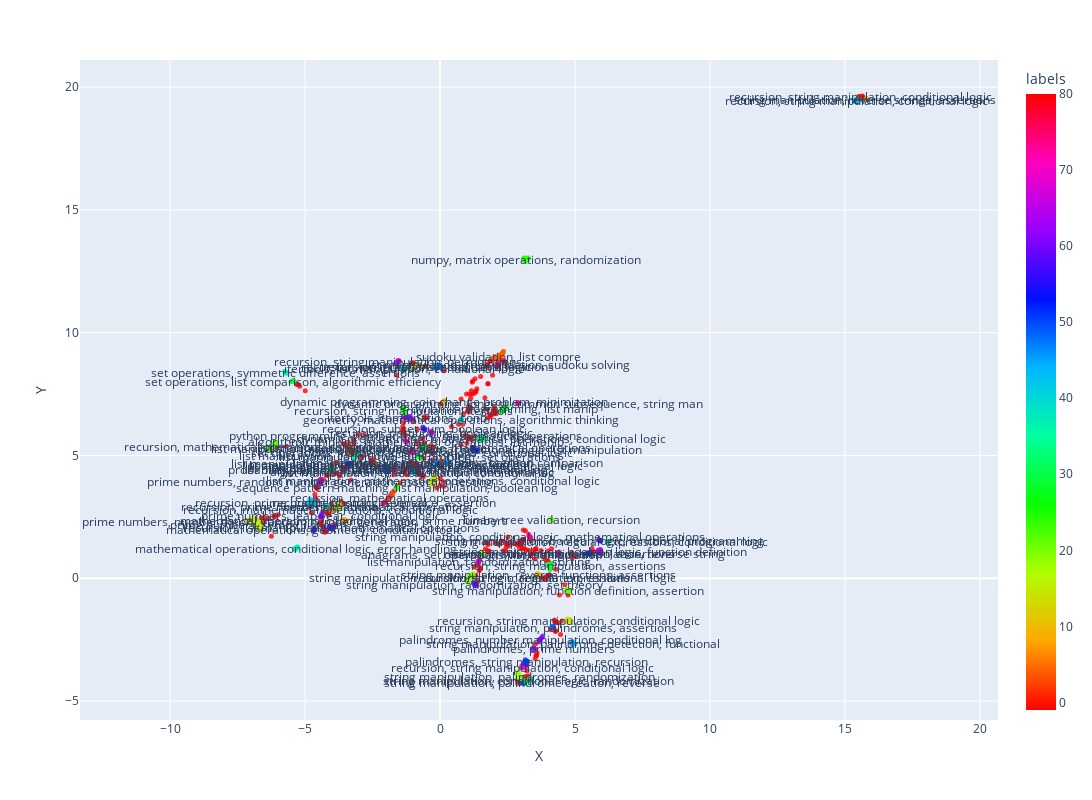

Write notebook code for a chart like this one.
### Code cell
import plotly.express as px

fig = px.scatter(
    df,
    x="X",
    y="Y",
    color="labels",
    hover_data={"content_display": True, "X": False, "Y": False},
    width=1600,
    height=800,
    color_continuous_scale="HSV",
)

fig.update_traces(hovertemplate="%{customdata[0]}<extra></extra>")

fig.update_traces(
    marker=dict(size=5, opacity=0.8),  # color="white"
    selector=dict(mode="markers"),
)

# fig.update_layout(
#     template="plotly_dark",
# )

# show cluster summaries
for label in cc.cluster_summaries.keys():
    if label == -1:
        continue
    summary = cc.cluster_summaries[label]
    position = cc.cluster_centers[label]

    fig.add_annotation(
        x=position[0],
        y=position[1],
        text=summary.split("Educational")[0],
        showarrow=False,
        yshift=0,
    )

fig.show()

### Figure 1 — Plotly figure (JSON) as saved in the notebook; plotly's stock layout.template omitted (floating-point values rounded to 4 significant figures; data arrays with more than 128 entries replaced by an {"elided": "..."} marker saying what was removed)
{"data": [{"customdata": {"elided": "961x1 str values"}, "hovertemplate": "%{customdata[0]}<extra></extra>", "legendgroup": "", "marker": {"color": {"elided": "961 int values"}, "coloraxis": "coloraxis", "opacity": 0.8, "size": 5, "symbol": "circle"}, "mode": "markers", "name": "", "orientation": "v", "showlegend": false, "type": "scatter", "x": {"elided": "961 float values"}, "xaxis": "x", "y": {"elided": "961 float values"}, "yaxis": "y"}], "layout": {"annotations": [{"showarrow": false, "text": "recursion, string manipulation, conditional logic", "x": 15.59, "y": 19.62, "yshift": 0}, {"showarrow": false, "text": "python programming, number theory, mathematical operations", "x": -1.297, "y": 5.817, "yshift": 0}, {"showarrow": false, "text": "recursion, mathematical operations", "x": -1.878, "y": 3.292, "yshift": 0}, {"showarrow": false, "text": "list manipulation, randomization, conditional logic", "x": -3.381, "y": 5.271, "yshift": 0}, {"showarrow": false, "text": "sudoku validation, list compre", "x": 2.174, "y": 9.048, "yshift": 0}, {"showarrow": false, "text": "recursion, mathematical operations, conditional logic", "x": -4.046, "y": 2.792, "yshift": 0}, {"showarrow": false, "text": "list manipulation, arithmetic sequence detection", "x": -2.394, "y": 4.621, "yshift": 0}, {"showarrow": false, "text": "string manipulation, reverse strings, assertions", "x": 15.74, "y": 19.51, "yshift": 0}, {"showarrow": false, "text": "mathematical operations, conditional logic, prime numbers", "x": -3.549, "y": 2.349, "yshift": 0}, {"showarrow": false, "text": "dynamic programming, coin change problem, minimization", "x": 0.1416, "y": 7.202, "yshift": 0}, {"showarrow": false, "text": "string manipulation, reverse functions, assertions", "x": 3.629, "y": 0.1448, "yshift": 0}, {"showarrow": false, "text": "recursion, permutations, conditional logic", "x": -0.8902, "y": 8.625, "yshift": 0}, {"showarrow": false, "text": "prime numbers, number theory, random number generation", "x": -7.039, "y": 2.313, "yshift": 0}, {"showarrow": false, "text": "recursion, string manipulation, conditional logic", "x": 4.748, "y": -1.706, "yshift": 0}, {"showarrow": false, "text": "list manipulation, mathematical operations, conditional logic", "x": -0.247, "y": 3.984, "yshift": 0}, {"showarrow": false, "text": "prime numbers, sympy, list com", "x": -6.733, "y": 2.195, "yshift": 0}, {"showarrow": false, "text": "recursion, fibonacci", "x": -3.762, "y": 2.934, "yshift": 0}, {"showarrow": false, "text": "anagrams, set operations, list manipulation", "x": 1.526, "y": 0.9673, "yshift": 0}, {"showarrow": false, "text": "string manipulation, palindromes, randomization", "x": 2.949, "y": -3.992, "yshift": 0}, {"showarrow": false, "text": "string manipulation, conditional logic, regular expressions", "x": 1.108, "y": 0.02649, "yshift": 0}, {"showarrow": false, "text": "binary tree validation, recursion", "x": 4.119, "y": 2.388, "yshift": 0}, {"showarrow": false, "text": "string manipulation, function definition, assertion", "x": 4.747, "y": -0.501, "yshift": 0}, {"showarrow": false, "text": "recursion, mathematical operations, conditional logic", "x": -6.231, "y": 5.377, "yshift": 0}, {"showarrow": false, "text": "sequence pattern matching, list manipulation, boolean log", "x": -1.602, "y": 3.708, "yshift": 0}, {"showarrow": false, "text": "numpy, matrix operations, randomization", "x": 3.166, "y": 13.0, "yshift": 0}, {"showarrow": false, "text": "recursion, string manipulation, itertools", "x": -1.344, "y": 6.819, "yshift": 0}, {"showarrow": false, "text": "list manipulation, two-sum problem, set operations", "x": -0.7514, "y": 4.945, "yshift": 0}, {"showarrow": false, "text": "dynamic programming, list manip", "x": 2.378, "y": 6.898, "yshift": 0}, {"showarrow": false, "text": "list manipulation, conditional logic, mathematical operations", "x": -0.5789, "y": 5.325, "yshift": 0}, {"showarrow": false, "text": "recursion, string manipulation, assertions", "x": 4.079, "y": 0.509, "yshift": 0}, {"showarrow": false, "text": "set operations, list comparison, algorithmic efficiency", "x": -5.445, "y": 8.025, "yshift": 0}, {"showarrow": false, "text": "probability, itertools, conditional logic", "x": -4.024, "y": 4.442, "yshift": 0}, {"showarrow": false, "text": "string manipulation, conditional logic, randomization", "x": 3.274, "y": -4.171, "yshift": 0}, {"showarrow": false, "text": "dynamic programming, mathematical operations, conditional logic", "x": 1.54, "y": 5.7, "yshift": 0}, {"showarrow": false, "text": "list manipulation, conditional logic, sorting", "x": -3.131, "y": 5.002, "yshift": 0}, {"showarrow": false, "text": "string manipulation, regular expressions, conditional logic", "x": 6.216, "y": 1.483, "yshift": 0}, {"showarrow": false, "text": "mathematical operations, conditional logic, error handling", "x": -5.35, "y": 1.214, "yshift": 0}, {"showarrow": false, "text": "set operations, symmetric difference, assertions", "x": -5.718, "y": 8.388, "yshift": 0}, {"showarrow": false, "text": "itertools, list manipulation, conditional logic", "x": -1.336, "y": 8.531, "yshift": 0}, {"showarrow": false, "text": "geometry, mathematical operations, algorithmic thinking", "x": 0.7897, "y": 6.454, "yshift": 0}, {"showarrow": false, "text": "recursion, prime numbers, mathematical operations", "x": -4.198, "y": 2.939, "yshift": 0}, {"showarrow": false, "text": "algorithmic efficiency, array manipulation, dynamic", "x": -1.055, "y": 4.363, "yshift": 0}, {"showarrow": false, "text": "recursion, prime numbers, string reversal", "x": -4.773, "y": 3.09, "yshift": 0}, {"showarrow": false, "text": "recursion, string manipulation, conditional logic", "x": 15.43, "y": 19.47, "yshift": 0}, {"showarrow": false, "text": "string manipulation, palindrome detection, functional", "x": 4.93, "y": -2.653, "yshift": 0}, {"showarrow": false, "text": "sorting, list manipulation, assertion", "x": -0.1626, "y": 4.712, "yshift": 0}, {"showarrow": false, "text": "list manipulation, interval merging, boolean comparison", "x": 0.2898, "y": 4.723, "yshift": 0}, {"showarrow": false, "text": "recursion, graph traversal, set operations", "x": -0.07297, "y": 8.609, "yshift": 0}, {"showarrow": false, "text": "string manipulation, palindromes, assertions", "x": 4.174, "y": -1.986, "yshift": 0}, {"showarrow": false, "text": "string manipulation, palindrome creation, reverse", "x": 3.049, "y": -4.253, "yshift": 0}, {"showarrow": false, "text": "list manipulation, arithmetic operations, sequence d", "x": -1.998, "y": 4.493, "yshift": 0}, {"showarrow": false, "text": "palindromes, string manipulation, recursion", "x": 3.185, "y": -3.405, "yshift": 0}, {"showarrow": false, "text": "cryptography, string manipulation, reverse string", "x": 5.515, "y": 1.01, "yshift": 0}, {"showarrow": false, "text": "list manipulation, randomization, assertion", "x": -3.372, "y": 4.661, "yshift": 0}, {"showarrow": false, "text": "mathematical operations, conditional logic, list manipulation", "x": 1.28, "y": 5.234, "yshift": 0}, {"showarrow": false, "text": "recursion, subset sum, boolean logic", "x": -0.5994, "y": 6.09, "yshift": 0}, {"showarrow": false, "text": "mathematical operations, geometry, conditional logic", "x": -4.672, "y": 1.975, "yshift": 0}, {"showarrow": false, "text": "recursion, list manipulation, mathematical operations", "x": -4.031, "y": 2.067, "yshift": 0}, {"showarrow": false, "text": "string manipulation, boolean logic, functional programming", "x": 5.916, "y": 1.538, "yshift": 0}, {"showarrow": false, "text": "string manipulation, randomization, set theory", "x": 1.301, "y": -0.239, "yshift": 0}, {"showarrow": false, "text": "prime numbers, leap year, conditional logic", "x": -4.402, "y": 2.544, "yshift": 0}, {"showarrow": false, "text": "palindromes, number manipulation, conditional log", "x": 3.725, "y": -2.475, "yshift": 0}, {"showarrow": false, "text": "itertools, combinations, cond", "x": -1.212, "y": 6.551, "yshift": 0}, {"showarrow": false, "text": "palindromes, prime numbers", "x": 3.47, "y": -2.881, "yshift": 0}, {"showarrow": false, "text": "string manipulation, boolean logic, function definition", "x": 5.912, "y": 1.104, "yshift": 0}, {"showarrow": false, "text": "recursion, string manipulation, permutations", "x": -1.568, "y": 8.814, "yshift": 0}, {"showarrow": false, "text": "prime numbers, random number generation, assertion testing", "x": -4.448, "y": 3.926, "yshift": 0}, {"showarrow": false, "text": "recursion, partitioning, boolean logic", "x": -0.3253, "y": 5.928, "yshift": 0}, {"showarrow": false, "text": "list manipulation, randomization, sorting", "x": 1.436, "y": 0.6903, "yshift": 0}, {"showarrow": false, "text": "algorithmic thinking, mathematical operations, list manip", "x": -1.262, "y": 5.571, "yshift": 0}, {"showarrow": false, "text": "recursion, string manipulation, conditional logic", "x": 3.054, "y": -3.625, "yshift": 0}, {"showarrow": false, "text": "recursion, string manipulation, assertions", "x": 4.377, "y": 1.009, "yshift": 0}, {"showarrow": false, "text": "set operations, mathematical operations, conditional logic", "x": -1.044, "y": 5.134, "yshift": 0}, {"showarrow": false, "text": "dynamic programming, longest common subsequence, string man", "x": 2.892, "y": 7.136, "yshift": 0}, {"showarrow": false, "text": "string manipulation, conditional logic, mathematical operations", "x": 3.319, "y": 1.705, "yshift": 0}, {"showarrow": false, "text": "recursion, fibonacci sequence, assertion", "x": -2.068, "y": 3.081, "yshift": 0}, {"showarrow": false, "text": "list manipulation, grid validation, sudoku solving", "x": 2.143, "y": 8.686, "yshift": 0}, {"showarrow": false, "text": "list manipulation, arithmetic operations, conditional log", "x": -1.699, "y": 4.448, "yshift": 0}, {"showarrow": false, "text": "list manipulation, mathematical operations, conditional logic", "x": -0.8866, "y": 4.601, "yshift": 0}, {"showarrow": false, "text": "recursion, string manipulation, conditional logic", "x": 3.864, "y": 0.02101, "yshift": 0}, {"showarrow": false, "text": "list manipulation, time calculation, conditional log", "x": -0.809, "y": 4.327, "yshift": 0}], "coloraxis": {"colorbar": {"title": {"text": "labels"}}, "colorscale": [[0, "#ff0000"], [0.1111, "#ffa700"], [0.2222, "#afff00"], [0.3333, "#08ff00"], [0.4444, "#00ff9f"], [0.5556, "#00b7ff"], [0.6667, "#0010ff"], [0.7778, "#9700ff"], [0.8889, "#ff00bf"], [1, "#ff0000"]]}, "height": 800, "legend": {"tracegroupgap": 0}, "margin": {"t": 60}, "width": 1600, "xaxis": {"anchor": "y", "domain": [0, 1], "title": {"text": "X"}}, "yaxis": {"anchor": "x", "domain": [0, 1], "title": {"text": "Y"}}}}
